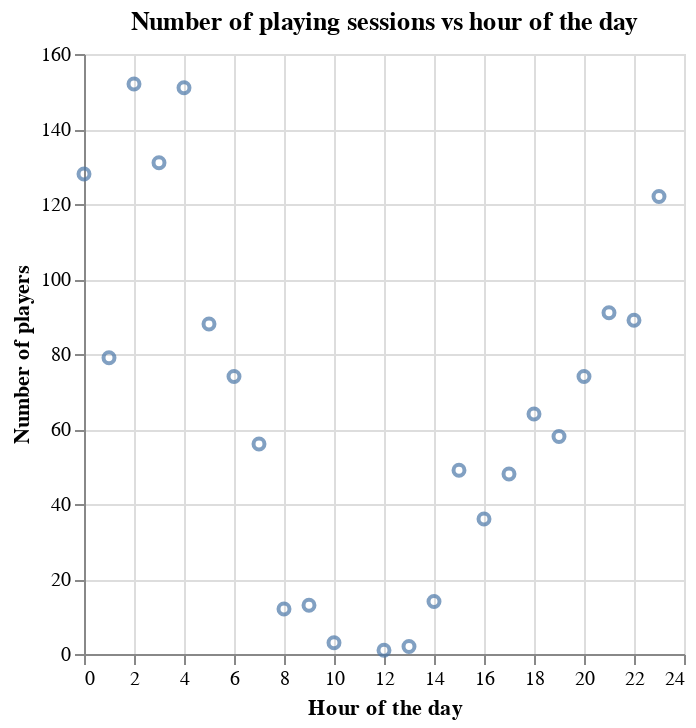

Notebook code cell kept with this figure:
### Markdown cell above
#### Visualizations

Below are vizualizations comparing the relationship between hour of the day and number of playing sessions (`Number of playing sessions vs hour of the day`) and the relationship between hour of the day minutes played per session (`Total minutes per playing session vs hour the day`). In these vizualizations, we can see some obvious clusters, so we know clustering is an effective method of anaylsis to use. In `Number of playing sessions vs hour of the day`, we can see a cluster early in the day with a high number of playing sessions, a cluster mid-day with a low number of playing sessions, and a cluster late in the day with a high number of playing session. In `Total minutes per playing session vs hour the day`, we can see a cluster early in the day with few total minutes, a cluster late in the day with few total minutes, and a cluster late in the day with high total minutes.

### Code cell
hours_scatter = alt.Chart(start_hour_data).mark_point().encode(
    x=alt.X('start_hour').title('Hour of the day'),
    y=alt.Y('count').title('Number of players'),
).properties(title='Number of playing sessions vs hour of the day')
hours_scatter

### Figure 1 — Vega specification as saved in the notebook (floating-point values rounded to 4 significant figures)
{"$schema": "https://vega.github.io/schema/vega/v5.json", "data": [{"name": "source_0", "values": [{"count": 152, "start_hour": 2}, {"count": 151, "start_hour": 4}, {"count": 131, "start_hour": 3}, {"count": 128, "start_hour": 0}, {"count": 122, "start_hour": 23}, {"count": 91, "start_hour": 21}, {"count": 89, "start_hour": 22}, {"count": 88, "start_hour": 5}, {"count": 79, "start_hour": 1}, {"count": 74, "start_hour": 20}, {"count": 74, "start_hour": 6}, {"count": 64, "start_hour": 18}, {"count": 58, "start_hour": 19}, {"count": 56, "start_hour": 7}, {"count": 49, "start_hour": 15}, {"count": 48, "start_hour": 17}, {"count": 36, "start_hour": 16}, {"count": 14, "start_hour": 14}, {"count": 13, "start_hour": 9}, {"count": 12, "start_hour": 8}, {"count": 3, "start_hour": 10}, {"count": 2, "start_hour": 13}, {"count": 1, "start_hour": 12}]}, {"name": "source_0_x_domain_start_hour", "values": [{"min": 0, "max": 23}]}, {"name": "source_0_y_domain_count", "values": [{"min": 1, "max": 152}]}], "marks": [{"type": "symbol", "name": "marks", "from": {"data": "source_0"}, "encode": {"update": {"opacity": {"value": 0.7}, "stroke": {"value": "#4c78a8"}, "fill": {"value": "transparent"}, "x": {"field": "start_hour", "scale": "x"}, "y": {"field": "count", "scale": "y"}}}, "style": ["point"]}], "scales": [{"name": "x", "type": "linear", "domain": [{"signal": "(data(\"source_0_x_domain_start_hour\")[0] || {}).min"}, {"signal": "(data(\"source_0_x_domain_start_hour\")[0] || {}).max"}], "range": [0, {"signal": "width"}], "nice": true, "zero": true}, {"name": "y", "type": "linear", "domain": [{"signal": "(data(\"source_0_y_domain_count\")[0] || {}).min"}, {"signal": "(data(\"source_0_y_domain_count\")[0] || {}).max"}], "range": [{"signal": "height"}, 0], "nice": true, "zero": true}], "axes": [{"scale": "x", "orient": "bottom", "domain": false, "labels": false, "minExtent": 0, "tickCount": {"signal": "ceil(width/40)"}, "ticks": false, "grid": true, "aria": false, "gridScale": "y", "maxExtent": 0, "zindex": 0}, {"scale": "y", "tickCount": {"signal": "ceil(height/40)"}, "ticks": false, "minExtent": 0, "aria": false, "gridScale": "x", "labels": false, "domain": false, "zindex": 0, "grid": true, "maxExtent": 0, "orient": "left"}, {"scale": "x", "labelFlush": true, "tickCount": {"signal": "ceil(width/40)"}, "orient": "bottom", "zindex": 0, "labelOverlap": true, "grid": false, "title": "Hour of the day"}, {"scale": "y", "title": "Number of players", "orient": "left", "labelOverlap": true, "tickCount": {"signal": "ceil(height/40)"}, "grid": false, "zindex": 0}], "title": {"text": "Number of playing sessions vs hour of the day", "frame": "group"}, "width": 300, "height": 300, "style": "cell", "padding": 5, "background": "white"}
